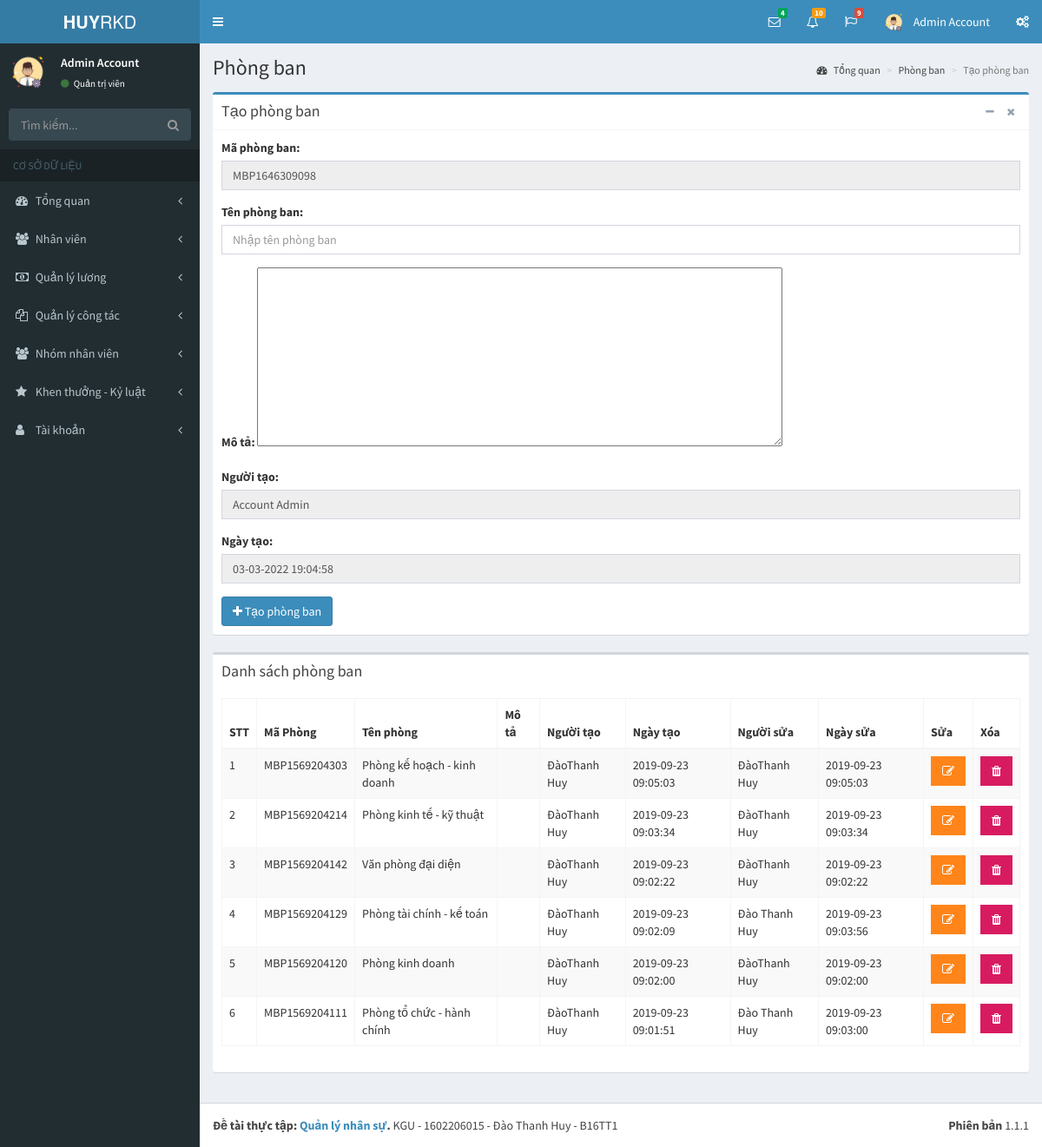
Page /pages/phong-ban.php (signed in) on the committed database.
### tables this page shows
CREATE TABLE `tai_khoan` (
  `id` int(11) NOT NULL,
  `ho` varchar(50) NOT NULL,
  `ten` varchar(50) NOT NULL,
  `hinh_anh` varchar(50) NOT NULL,
  `email` varchar(50) NOT NULL,
  `mat_khau` varchar(50) NOT NULL,
  `so_dt` varchar(50) NOT NULL,
  `quyen` tinyint(1) NOT NULL,
  `trang_thai` tinyint(1) NOT NULL,
  `truy_cap` int(11) NOT NULL,
  `ngay_tao` datetime NOT NULL,
  `ngay_sua` datetime NOT NULL
);

CREATE TABLE `phong_ban` (
  `id` int(11) NOT NULL,
  `ma_phong_ban` varchar(255) NOT NULL,
  `ten_phong_ban` varchar(255) NOT NULL,
  `ghi_chu` varchar(255) NOT NULL,
  `nguoi_tao` varchar(50) NOT NULL,
  `ngay_tao` datetime NOT NULL,
  `nguoi_sua` varchar(50) DEFAULT NULL,
  `ngay_sua` datetime DEFAULT NULL
);

### pages/phong-ban.php (the view, shortened to what this page needs)
<?php
if(isset($_SESSION['username']) && isset($_SESSION['level']))
{
  include('../layouts/header.php');
  include('../layouts/topbar.php');
  include('../layouts/sidebar.php');
  $showData = "SELECT id, ma_phong_ban, ten_phong_ban, ghi_chu, nguoi_tao, ngay_tao, nguoi_sua, ngay_sua FROM phong_ban ORDER BY ngay_tao DESC";
  $result = mysqli_query($conn, $showData);
  $arrShow = array();
  while ($row = mysqli_fetch_array($result)) {
    $arrShow[] = $row;
  }
  $roomCode = "MBP" . time();
?>
  <div class="content-wrapper">
    <section class="content-header">
      <h1>
        Phòng ban
      </h1>
      <ol class="breadcrumb">
        <li><a href="index.php?p=index&a=statistic"><i class="fa fa-dashboard"></i> Tổng quan</a></li>
        <li><a href="phong-ban.php?p=staff&a=room">Phòng ban</a></li>
        <li class="active">Tạo phòng ban</li>
      </ol>
    </section>
    <section class="content">
      <div class="row">
        <div class="col-xs-12">
          <div class="box box-primary">
            <div class="box-header with-border">
              <h3 class="box-title">Tạo phòng ban</h3>
              <div class="box-tools pull-right">
                <button type="button" class="btn btn-box-tool" data-widget="collapse"><i class="fa fa-minus"></i></button>
                <button type="button" class="btn btn-box-tool" data-widget="remove"><i class="fa fa-remove"></i></button>
              </div>
            </div>
            <div class="box-body">
              <form action="" method="POST">
                <div class="row">
                  <div class="col-md-12">
                    <div class="form-group">
                      <label for="exampleInputEmail1">Mã phòng ban: </label>
                      <input type="text" class="form-control" id="exampleInputEmail1" name="roomCode" value="<?php echo $roomCode; ?>" readonly>
                    </div>
                    <div class="form-group">
                      <label for="exampleInputEmail1">Tên phòng ban: </label>
                      <input type="text" class="form-control" id="exampleInputEmail1" placeholder="Nhập tên phòng ban" name="roomName">
                    </div>
                    <div class="form-group">
                      <label for="exampleInputEmail1">Mô tả: </label>
                      <textarea id="editor1" rows="10" cols="80" name="description">
                      </textarea>
                    </div>
                    <div class="form-group">
                      <label for="exampleInputEmail1">Người tạo: </label>
                      <input type="text" class="form-control" id="exampleInputEmail1" value="<?php echo $row_acc['ho']; echo " "; echo $row_acc['ten']; ?>" name="personCreate" readonly>
                    </div>
                    <div class="form-group">
                      <label for="exampleInputEmail1">Ngày tạo: </label>
                      <input type="text" class="form-control" id="exampleInputEmail1" value="<?php echo date('d-m-Y H:i:s'); ?>" name="dateCreate" readonly>
                    </div>
                    <?php
                      if($_SESSION['level'] == 1)
                        echo "<button type='submit' class='btn btn-primary' name='save'><i class='fa fa-plus'></i> Tạo phòng ban</button>";
                    ?>
                  </div>
                </div>
              </form>
            </div>
          </div>
          <div class="box">
            <div class="box-header">
              <h3 class="box-title">Danh sách phòng ban</h3>
            </div>
            <div class="box-body">
              <div class="table-responsive">
                <table id="example1" class="table table-bordered table-striped">
                  <thead>
                  <tr>
                    <th>STT</th>
                    <th>Mã Phòng</th>
                    <th>Tên phòng</th>
                    <th>Mô tả</th>
                    <th>Người tạo</th>
                    <th>Ngày tạo</th>
                    <th>Người sửa</th>
                    <th>Ngày sửa</th>
                    <th>Sửa</th>
                    <th>Xóa</th>
                  </tr>
                  </thead>
                  <tbody>
                  <?php
                    $count = 1;
                    foreach ($arrShow as $arrS)
                    {
                  ?>
                      <tr>
                        <td><?php echo $count; ?></td>
                        <td><?php echo $arrS['ma_phong_ban']; ?></td>
                        <td><?php echo $arrS['ten_phong_ban']; ?></td>
                        <td><?php echo $arrS['ghi_chu']; ?></td>
                        <td><?php echo $arrS['nguoi_tao']; ?></td>
                        <td><?php echo $arrS['ngay_tao']; ?></td>
                        <td><?php echo $arrS['nguoi_sua']; ?></td>
                        <td><?php echo $arrS['ngay_sua']; ?></td>
                        <th>
                          <?php
                            if($row_acc['quyen'] == 1)
                            {
                              echo "<form method='POST'>";
                              echo "<button type='submit' class='btn bg-orange btn-flat'  name='edit'><i class='fa fa-edit'></i></button>";
                              echo "</form>";
                            }
                            else
                            {
                              echo "<button type='button' class='btn bg-orange btn-flat' disabled><i class='fa fa-edit'></i></button>";
                            }
                          ?>
                        </th>
                        <th>
                          <?php
                            if($row_acc['quyen'] == 1)
                            {
                              echo "<button type='button' class='btn bg-maroon btn-flat' data-toggle='modal' data-target='#exampleModal' data-whatever='".$arrS['id']."'><i class='fa fa-trash'></i></button>";
                            }
                            else
                            {
                              echo "<button type='button' class='btn bg-maroon btn-flat' disabled><i class='fa fa-trash'></i></button>";
                            }
                          ?>
                        </th>
                      </tr>
                  <?php
                      $count++;
                    }
                  ?>
                  </tbody>
                </table>
              </div>
            </div>
          </div>
        </div>
      </div>
    </section>
  </div>
<?php
  include('../layouts/footer.php');
}
else
{
  header('Location: dang-nhap.php');
}
?>

### layouts/topbar.php (shortened to what this page needs)
<body class="hold-transition skin-blue sidebar-mini">
<div class="wrapper">
  <header class="main-header">
    <a href="index.php?p=index&a=statistic" class="logo">
      <span class="logo-lg"><b>HUY</b>RKD</span>
    </a>
    <nav class="navbar navbar-static-top">
      <a href="#" class="sidebar-toggle" data-toggle="push-menu" role="button">
      </a>
      <div class="navbar-custom-menu">
        <ul class="nav navbar-nav">
          <li class="dropdown messages-menu">
            <a href="#" class="dropdown-toggle" data-toggle="dropdown">
              <i class="fa fa-envelope-o"></i>
              <span class="label label-success">4</span>
            </a>
          </li>
          <li class="dropdown notifications-menu">
            <a href="#" class="dropdown-toggle" data-toggle="dropdown">
              <i class="fa fa-bell-o"></i>
              <span class="label label-warning">10</span>
            </a>
          </li>
          <li class="dropdown tasks-menu">
            <a href="#" class="dropdown-toggle" data-toggle="dropdown">
              <i class="fa fa-flag-o"></i>
              <span class="label label-danger">9</span>
            </a>
          </li>
          <li class="dropdown user user-menu">
            <a href="#" class="dropdown-toggle" data-toggle="dropdown">
              <img src="../uploads/images/<?php echo $row_acc['hinh_anh']; ?>" class="user-image" alt="User Image">
              <span class="hidden-xs"><?php echo $row_acc['ten']; ?> <?php echo $row_acc['ho']; ?></span>
            </a>
          </li>
          <li>
            <a href="#" data-toggle="control-sidebar"><i class="fa fa-gears"></i></a>
          </li>
        </ul>
      </div>
    </nav>
  </header>

### layouts/sidebar.php (shortened to what this page needs)
<aside class="main-sidebar">
  <section class="sidebar">
    <div class="user-panel">
      <div class="pull-left image">
        <img src="../uploads/images/<?php echo $row_acc['hinh_anh']; ?>" class="img-circle" alt="User Image">
      </div>
      <div class="pull-left info">
        <p>
          <?php echo $row_acc['ten']; ?> <?php echo $row_acc['ho']; ?>
        </p>
        <a href="#"><i class="fa fa-circle text-success"></i>
          <?php
            if($row_acc['quyen'] == 1)
            {
              echo "Quản trị viên";
            }
            else
            {
              echo "Nhân viên";
            }
          ?>
        </a>
      </div>
    </div>
    <form action="#" method="get" class="sidebar-form">
      <div class="input-group">
        <input type="text" name="q" class="form-control" placeholder="Tìm kiếm...">
        <span class="input-group-btn">
              <button type="submit" name="search" id="search-btn" class="btn btn-flat"><i class="fa fa-search"></i>
              </button>
            </span>
      </div>
    </form>
    <ul class="sidebar-menu" data-widget="tree">
      <li class="header">CƠ SỞ DỮ LIỆU</li>
      <li class="<?php if($p == 'index') echo 'active'; ?> treeview">
        <a href="#">
          <i class="fa fa-dashboard"></i> <span>Tổng quan</span>
          <span class="pull-right-container">
            <i class="fa fa-angle-left pull-right"></i>
          </span>
        </a>
      </li>
      <li class="<?php if($p == 'staff') echo 'active'; ?> treeview">
        <a href="#">
          <i class="fa fa-users"></i>
          <span>Nhân viên</span>
          <span class="pull-right-container">
            <i class="fa fa-angle-left pull-right"></i>
          </span>
        </a>
      </li>
      <li class="<?php if($p == 'salary') echo 'active'; ?> treeview">
        <a href="#">
          <i class="fa fa-money"></i>
          <span>Quản lý lương</span>
          <span class="pull-right-container">
            <i class="fa fa-angle-left pull-right"></i>
          </span>
        </a>
      </li>
      <li class="<?php if($p == 'collaborate') echo 'active'; ?> treeview">
        <a href="#">
          <i class="fa fa-files-o"></i>
          <span>Quản lý công tác</span>
          <span class="pull-right-container">
            <i class="fa fa-angle-left pull-right"></i>
          </span>
        </a>
      </li>
      <li class="<?php if($p == 'group') echo 'active'; ?> treeview">
        <a href="#">
          <i class="fa fa-users"></i> <span>Nhóm nhân viên</span>
          <span class="pull-right-container">
            <i class="fa fa-angle-left pull-right"></i>
          </span>
        </a>
      </li>
      <li class="<?php if($p == 'bonus-discipline') echo 'active'; ?> treeview">
        <a href="#">
          <i class="fa fa-star"></i> <span>Khen thưởng - Kỷ luật</span>
          <span class="pull-right-container">
            <i class="fa fa-angle-left pull-right"></i>
          </span>
        </a>
      </li>
      <li class="<?php if($p == 'account') echo 'active'; ?> treeview">
        <a href="#">
          <i class="fa fa-user"></i> <span>Tài khoản</span>
          <span class="pull-right-container">
            <i class="fa fa-angle-left pull-right"></i>
          </span>
        </a>
      </li>
    </ul>
  </section>
</aside>

### rows in the picture
tai_khoan: hinh_anh (picture), ten "Admin", ho "Account", personCreate "Account Admin"
phong_ban: ma_phong_ban "MBP1569204303", ten_phong_ban "Phòng kế hoạch - kinh doanh", nguoi_tao "ĐàoThanh Huy", ngay_tao "2019-09-23 09:05:03", nguoi_sua "ĐàoThanh Huy", ngay_sua "2019-09-23 09:05:03"
phong_ban: ma_phong_ban "MBP1569204214", ten_phong_ban "Phòng kinh tế - kỹ thuật", nguoi_tao "ĐàoThanh Huy", ngay_tao "2019-09-23 09:03:34", nguoi_sua "ĐàoThanh Huy", ngay_sua "2019-09-23 09:03:34"
phong_ban: ma_phong_ban "MBP1569204142", ten_phong_ban "Văn phòng đại diện", nguoi_tao "ĐàoThanh Huy", ngay_tao "2019-09-23 09:02:22", nguoi_sua "ĐàoThanh Huy", ngay_sua "2019-09-23 09:02:22"
phong_ban: ma_phong_ban "MBP1569204129", ten_phong_ban "Phòng tài chính - kế toán", nguoi_tao "ĐàoThanh Huy", ngay_tao "2019-09-23 09:02:09", nguoi_sua "Đào Thanh Huy", ngay_sua "2019-09-23 09:03:56"
phong_ban: ma_phong_ban "MBP1569204120", ten_phong_ban "Phòng kinh doanh", nguoi_tao "ĐàoThanh Huy", ngay_tao "2019-09-23 09:02:00", nguoi_sua "ĐàoThanh Huy", ngay_sua "2019-09-23 09:02:00"
phong_ban: ma_phong_ban "MBP1569204111", ten_phong_ban "Phòng tổ chức - hành chính", nguoi_tao "ĐàoThanh Huy", ngay_tao "2019-09-23 09:01:51", nguoi_sua "Đào Thanh Huy", ngay_sua "2019-09-23 09:03:00"
